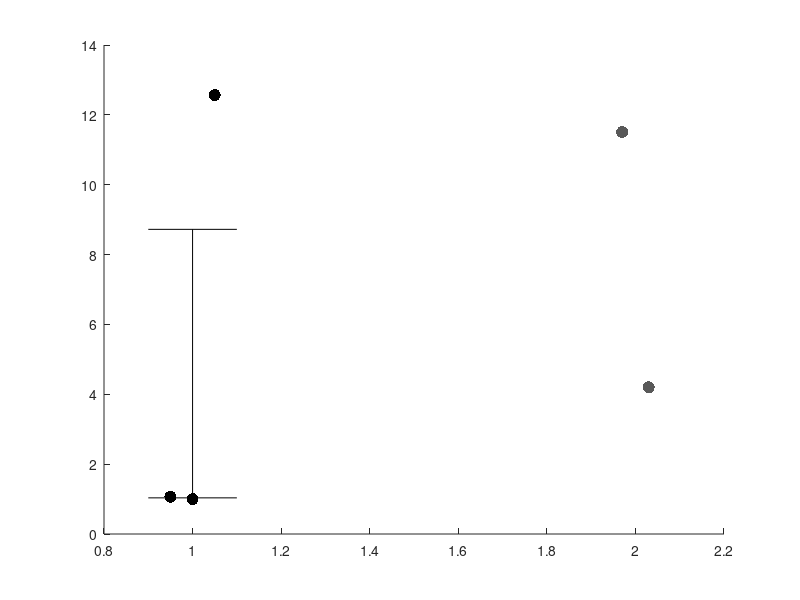

Reproduce this figure in MATLAB. (Note: this script raises an error after producing the figure.)
%% TMEM16A qPCR plot: independent WKY vs SHR cultures
clear; clc; close all;

% Raw 2^-ΔΔCT values from table
WKY = [1.069550416, 1.000000000, 12.56602308];
SHR = [11.50635902, 4.198866734];

% Log2 transform for statistics
WKY_log2 = log2(WKY);
SHR_log2 = log2(SHR);

% Welch unpaired t-test on log2-transformed values
[~, p] = ttest2(WKY_log2, SHR_log2, 'Vartype', 'unequal');

% Summary stats for plotting raw fold change
mean_WKY = mean(WKY);
mean_SHR = mean(SHR);

sem_WKY = std(WKY, 0) / sqrt(numel(WKY));
sem_SHR = std(SHR, 0) / sqrt(numel(SHR));

% Descriptive fold difference from mean log2 difference
meanDiff_log2 = mean(SHR_log2) - mean(WKY_log2);
foldDiff = 2^(meanDiff_log2);

fprintf('WKY mean fold change = %.3f\n', mean_WKY);
fprintf('SHR mean fold change = %.3f\n', mean_SHR);
fprintf('WKY mean log2 = %.3f\n', mean(WKY_log2));
fprintf('SHR mean log2 = %.3f\n', mean(SHR_log2));
fprintf('Mean difference (log2) = %.3f\n', meanDiff_log2);
fprintf('Back-transformed fold difference = %.3f\n', foldDiff);
fprintf('Welch unpaired t-test p = %.4f\n', p);

%% Figure
figure('Color','w','Position',[200 200 520 500]); hold on;

% jittered x positions
x_wky = 1 + [-0.05 0 0.05];
x_shr = 2 + [-0.03 0.03];

% individual points
scatter(x_wky, WKY, 75, 'k', 'filled');
scatter(x_shr, SHR, 75, [0.35 0.35 0.35], 'filled');

% mean ± SEM
errorbar(1, mean_WKY, sem_WKY, 'k', 'LineStyle', 'none', 'LineWidth', 1.8, 'CapSize', 10);
errorbar(2, mean_SHR, sem_SHR, 'k', 'LineStyle', 'none', 'LineWidth', 1.8, 'CapSize', 10);

% mean markers
plot(1, mean_WKY, 'ks', 'MarkerSize', 10, 'MarkerFaceColor', 'w', 'LineWidth', 1.5);
plot(2, mean_SHR, 'ks', 'MarkerSize', 10, 'MarkerFaceColor', 'w', 'LineWidth', 1.5);

% axes
xlim([0.5 2.5]);
ylim([0 14]);
set(gca, 'XTick', [1 2], 'XTickLabel', {'WKY','SHR'}, ...
    'FontSize', 13, 'LineWidth', 1.2, 'Box', 'off');
ylabel('Relative TMEM16A expression (2^{-\\Delta\\DeltaC_T})', 'FontSize', 14);
title('TMEM16A expression in independent WKY and SHR cultures', 'FontSize', 15);

% annotation
text(1.5, 13.0, sprintf('Estimated difference = %.2f-fold', foldDiff), ...
    'HorizontalAlignment', 'center', 'FontSize', 12);
text(1.5, 12.1, sprintf('Welch unpaired t-test on log_2 values: p = %.4f', p), ...
    'HorizontalAlignment', 'center', 'FontSize', 11);

hold off;

% exportgraphics(gcf, 'TMEM16A_qPCR_unpaired.png', 'Resolution', 300);
